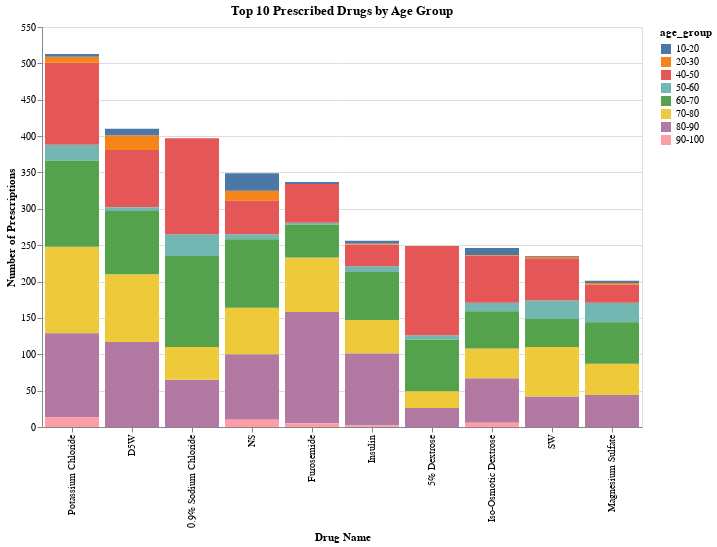

The cell this chart's notebook holds for it:
### Markdown cell above
# Altair

### Code cell
# Enable Altair renderer for Colab
alt.renderers.enable('colab')

# Create function calculate_age() which inputs DOB and DOD and returns age
def calculate_age(dob, dod):
    dob_date = datetime.strptime(dob, "%Y-%m-%d %H:%M:%S")
    dod_date = datetime.strptime(dod, "%Y-%m-%d %H:%M:%S")
    return (dod_date - dob_date).days // 365

# Create a new DataFrame 'df_patients' from 'patients'
df_patients = patients.copy()

# Apply calculate_age function to create "age" column
df_patients["age"] = df_patients.apply(lambda row: calculate_age(row["dob"], row["dod"]), axis=1)

# Filter out rows with age greater than or equal to 120
df_filtered = df_patients[df_patients["age"] < 120].copy()

# Create age bins and labels (e.g., 0-10, 10-20, etc.)
bins = [0, 10, 20, 30, 40, 50, 60, 70, 80, 90, 100, 120]
labels = ['0-10', '10-20', '20-30', '30-40', '40-50', '50-60', '60-70', '70-80', '80-90', '90-100', '100-120']

# Create age_group column and assign by age using bins and labels
df_filtered['age_group'] = pd.cut(df_filtered['age'], bins=bins, labels=labels)

# Merge 'prescriptions' and 'df_filtered' on 'subject_id'
df_merged = pd.merge(prescriptions, df_filtered[['subject_id', 'age', 'age_group']], on='subject_id', how='left')

# Filter to include top 10 most prescribed drugs and only their data
top_drugs = df_merged['drug'].value_counts().nlargest(10).index
top_drugs_data = df_merged[df_merged['drug'].isin(top_drugs)]

# Remove rows where 'age_group' is null (invalid data)
top_drugs_data = top_drugs_data[top_drugs_data['age_group'].notnull()]

# Create Altair chart and display
chart = alt.Chart(top_drugs_data).mark_bar().encode(
    x=alt.X('drug', sort='-y', title='Drug Name'),
    y=alt.Y('count()', title='Number of Prescriptions'),
    color='age_group',
    tooltip=['drug', 'count()', 'age_group']
).properties(
    title="Top 10 Prescribed Drugs by Age Group",
    width=600,
    height=400
).interactive()

chart

### Figure 1 — Vega-Lite specification as saved in the notebook (floating-point values rounded to 4 significant figures; data arrays with more than 128 entries replaced by an {"elided": "..."} marker saying what was removed)
{"config": {"view": {"continuousWidth": 400, "continuousHeight": 300}}, "data": {"name": "data-232a7335a3fcdba9340302916b14d886"}, "mark": "bar", "encoding": {"color": {"field": "age_group", "type": "nominal"}, "tooltip": [{"field": "drug", "type": "nominal"}, {"aggregate": "count", "type": "quantitative"}, {"field": "age_group", "type": "nominal"}], "x": {"field": "drug", "sort": "-y", "title": "Drug Name", "type": "nominal"}, "y": {"aggregate": "count", "title": "Number of Prescriptions", "type": "quantitative"}}, "height": 400, "selection": {"selector008": {"type": "interval", "bind": "scales", "encodings": ["x", "y"]}}, "title": "Top 10 Prescribed Drugs by Age Group", "width": 600, "$schema": "https://vega.github.io/schema/vega-lite/v4.17.0.json", "datasets": {"data-232a7335a3fcdba9340302916b14d886": {"elided": "3193 records"}}}
